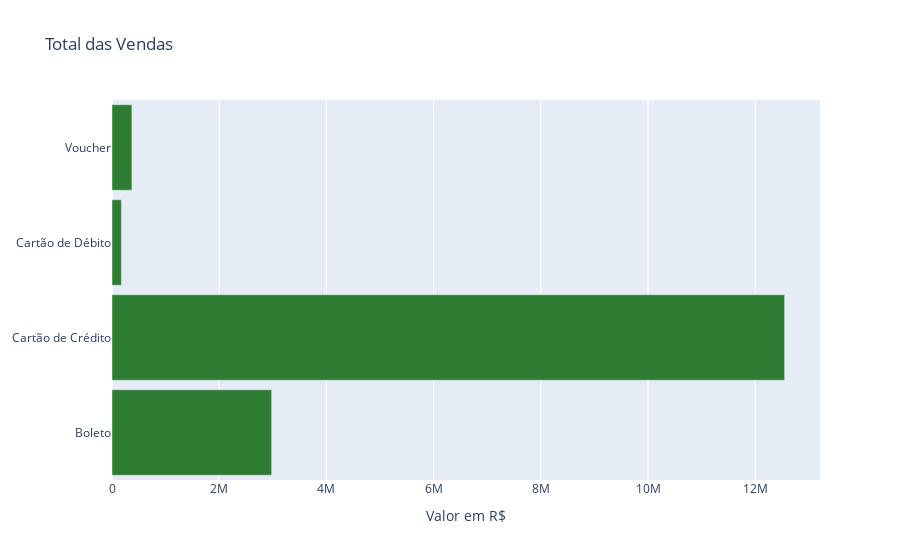

Source (notebook cell):
### Code cell
# Visualização gráfica do total das vendas para cada método de pagamento
iplot(fig_total)

### Figure 1 — Plotly figure (JSON) as saved in the notebook; plotly's stock layout.template omitted (floating-point values rounded to 4 significant figures)
{"data": [{"marker": {"color": "#2e7d32"}, "orientation": "h", "type": "bar", "x": [2978000.0, 12550000.0, 175100.0, 371300.0], "y": ["Boleto", "Cartão de Crédito", "Cartão de Débito", "Voucher"]}], "layout": {"bargap": 0.1, "margin": {"l": 110}, "title": {"text": "Total das Vendas"}, "xaxis": {"title": {"text": "Valor em R$"}}}}
